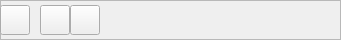
   <widget class="QFrame" name="frm_tree_seg_setup">
    <property name="geometry">
     <rect>
      <x>10</x>
      <y>690</y>
      <width>341</width>
      <height>40</height>
     </rect>
    </property>
    <property name="frameShape">
     <enum>QFrame::StyledPanel</enum>
    </property>
    <property name="frameShadow">
     <enum>QFrame::Raised</enum>
    </property>
    <widget class="QPushButton" name="btn_seg_zoom_out">
     <property name="geometry">
      <rect>
       <x>70</x>
       <y>5</y>
       <width>30</width>
       <height>30</height>
      </rect>
     </property>
     <property name="text">
      <string/>
     </property>
     <property name="icon">
      <iconset>
       <normaloff>../images/zoom_out.png</normaloff>../images/zoom_out.png</iconset>
     </property>
     <property name="iconSize">
      <size>
       <width>25</width>
       <height>25</height>
      </size>
     </property>
    </widget>
    <widget class="QPushButton" name="btn_seg_zoom_in">
     <property name="geometry">
      <rect>
       <x>40</x>
       <y>5</y>
       <width>30</width>
       <height>30</height>
      </rect>
     </property>
     <property name="toolTip">
      <string/>
     </property>
     <property name="text">
      <string/>
     </property>
     <property name="icon">
      <iconset>
       <normaloff>../images/zoom_in.png</normaloff>../images/zoom_in.png</iconset>
     </property>
     <property name="iconSize">
      <size>
       <width>25</width>
       <height>25</height>
      </size>
     </property>
    </widget>
    <widget class="QPushButton" name="btn_seg_setup">
     <property name="geometry">
      <rect>
       <x>0</x>
       <y>5</y>
       <width>30</width>
       <height>30</height>
      </rect>
     </property>
     <property name="text">
      <string/>
     </property>
     <property name="icon">
      <iconset>
       <normaloff>../images/settings.png</normaloff>../images/settings.png</iconset>
     </property>
     <property name="iconSize">
      <size>
       <width>25</width>
       <height>25</height>
      </size>
     </property>
    </widget>
    <widget class="QPushButton" name="btn_seg_expand">
     <property name="geometry">
      <rect>
       <x>110</x>
       <y>5</y>
       <width>30</width>
       <height>30</height>
      </rect>
     </property>
     <property name="toolTip">
      <string>Expand all</string>
     </property>
     <property name="text">
      <string/>
     </property>
     <property name="icon">
      <iconset>
       <normaloff>../images/expand.png</normaloff>../images/expand.png</iconset>
     </property>
     <property name="iconSize">
      <size>
       <width>20</width>
       <height>20</height>
      </size>
     </property>
     <property name="flat">
      <bool>true</bool>
     </property>
    </widget>
    <widget class="QPushButton" name="btn_seg_collapse">
     <property name="geometry">
      <rect>
       <x>140</x>
       <y>5</y>
       <width>30</width>
       <height>30</height>
      </rect>
     </property>
     <property name="toolTip">
      <string>Collapse all</string>
     </property>
     <property name="text">
      <string/>
     </property>
     <property name="icon">
      <iconset>
       <normaloff>../images/collapse.png</normaloff>../images/collapse.png</iconset>
     </property>
     <property name="iconSize">
      <size>
       <width>20</width>
       <height>20</height>
      </size>
     </property>
     <property name="flat">
      <bool>true</bool>
     </property>
    </widget>
   </widget>
